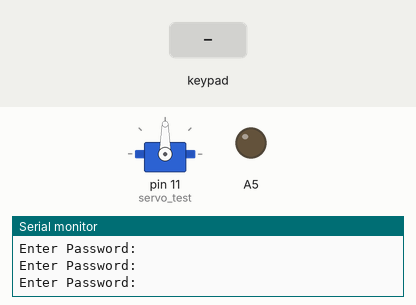
Recording of a sketch running on a simulated Arduino Uno, built with avr-gcc and run on an emulated ATmega328P. On the bench: servo, output pins drawn as LEDs (lit = HIGH), the last lines printed to the serial monitor. Inputs (shaded band) come from the test bench.

Above: at 1.2 s.
1.3 s: keypad keys 1 2 3 4 pressed 0.4 s apart
At 2.97 s:
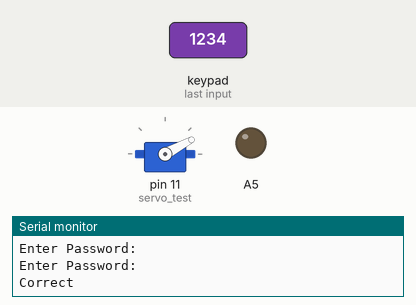
4.9 s: keypad keys 9 8 7 6 pressed 0.4 s apart
At 6.0 s:
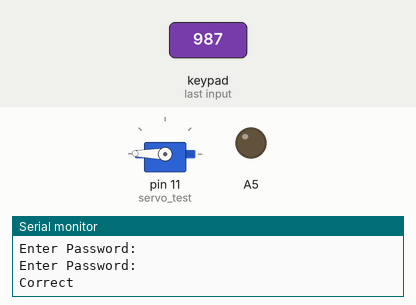
At 9.4 s:
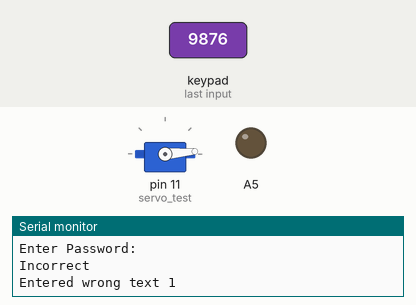
Timing chart, 0 to 10.9 s (numbered marks = the images above; inputs shaded):
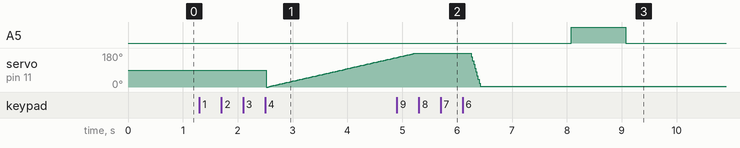

The sketch:

working_final.ino
```cpp
#include <Keypad.h>
#include <Servo.h>
#include <SoftwareSerial.h>
SoftwareSerial SIM900(2, 13);
Servo servo_test;        //initialize a servo object for the connected servo
                //initialize a servo object for the connected servo
int angle = 0;
int x=0;
const byte ROWS = 4; //four rows
const byte COLS = 3; //three columns
char keys[ROWS][COLS] = {
  {'1','2','3'},
  {'4','5','6'},
  {'7','8','9'},
  {'*','0','#'}
};
byte rowPins[ROWS] = {9, 8, 7, 6}; //connect to the row pinouts of the keypad
byte colPins[COLS] = {5, 4, 3}; //connect to the column pinouts of the keypad

Keypad keypad = Keypad( makeKeymap(keys), rowPins, colPins, ROWS, COLS );

#define Password_Length 5

int signalPin = 12;

char Data[Password_Length];
char Master[Password_Length] = "1234";
byte data_count = 0, master_count = 0;
bool Pass_is_good;
char customKey;
int pos = 0;

void setup(){
  SIM900.begin(2400);
  pinMode(A5, OUTPUT);
  digitalWrite(A5, LOW);
    Serial.begin(9600);
 Serial.println("Enter Password:");
  servo_test.attach(11);      // attach the signal pin of servo to pin9 of arduino
}

void loop(){
 Serial.println("Enter Password:");
 customKey = keypad.getKey();
  if (customKey){
    Data[data_count] = customKey;
    data_count++;
    }

  if(data_count == Password_Length-1){
    if(!strcmp(Data, Master)){
      Serial.println("Correct");
       for(angle = 0; angle < 180; angle += 1)    // command to move from 0 degrees to 180 degrees
  {
    servo_test.write(angle);                 //command to rotate the servo to the specified angle
    delay(15);
  }

  delay(1000);

  for(angle = 180; angle>=1; angle-=5)     // command to move from 180 degrees to 0 degrees
  {
    servo_test.write(angle);              //command to rotate the servo to the specified angle
    delay(5);
  }
    delay(1000);
      x=0;
      }
    else{
      Serial.println("Incorrect");
      Serial.println("Entered wrong text 1");
       digitalWrite(A5, HIGH);
       delay(1000);
       digitalWrite(A5, LOW);
      x=x+1;
      if(x==3)
      {
        SendMessage();
        Serial.println("Entered wrong text thrice");
        }
      delay(1000);
      }
    clearData();
  }
}

void clearData(){
  while(data_count !=0){
    Data[data_count--] = 0;
  }
  return;
}
 void SendMessage()
{
  Serial.println("Sending Msg");
SIM900.println("ATD + +919229285100;"); // Enter mobile number here to call
Serial.println("ATD + +919229285100;");
delay(100);
SIM900.println();
delay(3000); // wait for 30 seconds...
SIM900.println("ATH"); // disconnect after 30 second
Serial.println("ATH");
Serial.println("Message sent");
Serial.println("Not Safe");
}
```

Measured:
- after the input at 4.9 s, A5: LOW → HIGH after 3.2 s, → LOW 1.0 s later
- by itself, servo on pin 11 (servo_test): rises from 156° to 180° in 1.3 s, then falls to 5° in 0.18 s
